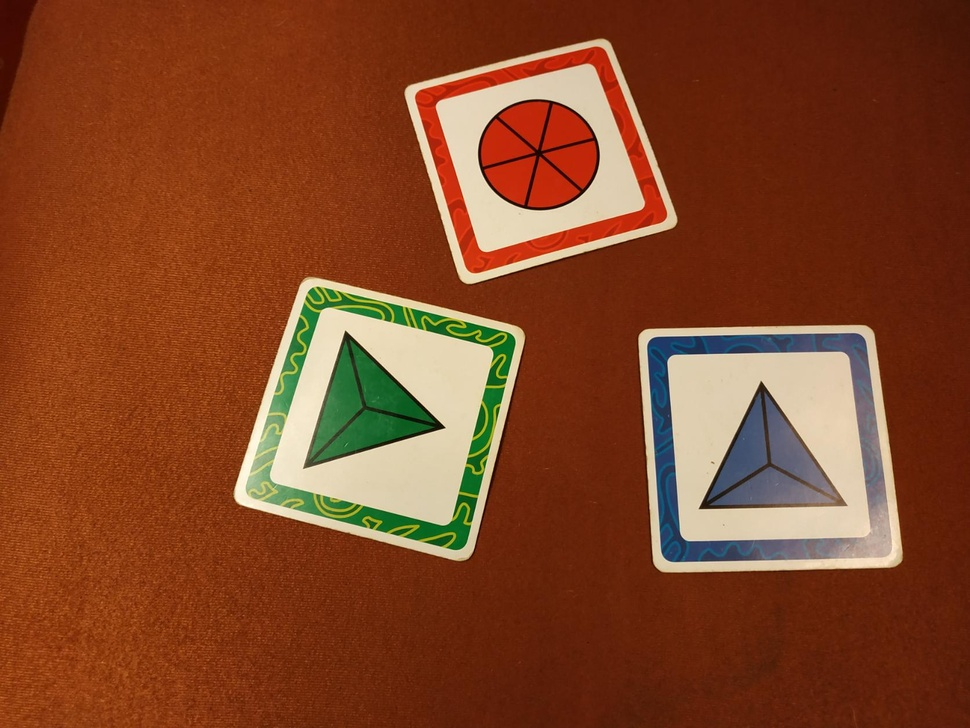
#> input picture images/2tr.jpeg, 970 x 728 px, shrunk from 1673 x 1255 before the run
$ python hu.py   (older library calls are emulated)
#> lines starting #> are read from the running program, lines starting #| are printed output that depends on the picture; after the words box and inside, x2 and y2 are one past the last pixel; in counts of white or black regions, pixels touching at a corner belong together; long printed decimals are rounded
#> in main, im is the input picture: shape (728, 970, 3); mean B, G, R 38.1, 68.9, 129.1
import cv2
import matplotlib.pyplot as plt
import numpy as np

momentsWithContours = []


def getAllHuMoments(image):
    if image is not None:
        image = cv2.cvtColor(image, cv2.COLOR_BGR2GRAY)
        a = cv2.HuMoments(cv2.moments(image)).flatten()
        if a.all() == 0:
            return []
        # return a
        return -np.sign(a) * np.log10(np.abs(a))
    return []


def getContoursToDraw():
    toReturn = []
    for i, this in enumerate(momentsWithContours):
        for j, other in enumerate(momentsWithContours):
            if i == j:
                continue
            if theSame(this[0], other[0]):
                toReturn.append(this[1])
                toReturn.append(other[1])
    return toReturn


def theSame(one, two):
    tolerance = 1
    for a, b in zip(one[:-1], two[:-1]):
        x = abs(a-b)
        y = tolerance
        if x > y:
            return False
    return True


def cropMinAreaRect(img, rect):
    angle = rect[2]
    rows, cols = img.shape[0], img.shape[1]
    M = cv2.getRotationMatrix2D((cols / 2, rows / 2), angle, 1)
    img_rot = cv2.warpAffine(img, M, (cols, rows))

    box = cv2.boxPoints(rect)
    pts = np.int0(cv2.transform(np.array([box]), M))[0]
    pts[pts < 0] = 0

    img_crop = img_rot[pts[1][1]:pts[0][1],
               pts[1][0]:pts[2][0]]

    return img_crop


def getAllCards(image):
    imgray = cv2.cvtColor(image, cv2.COLOR_BGR2GRAY)
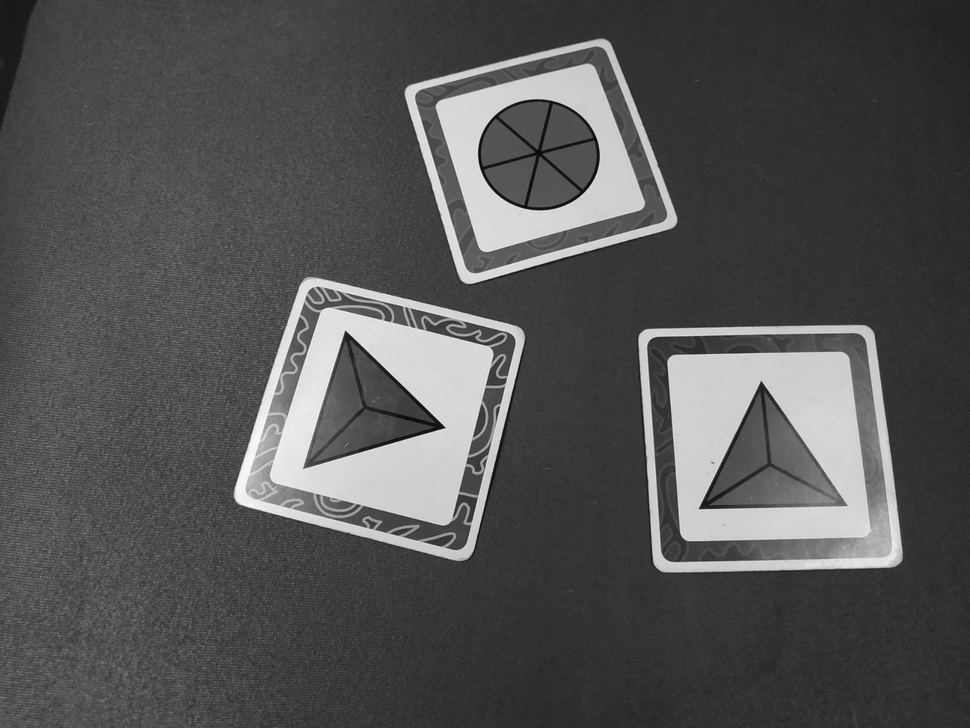
#> imgray: shape (728, 970); min 5, max 252, mean 83.4
    ret, thresh = cv2.threshold(imgray, 140, 255, 0)
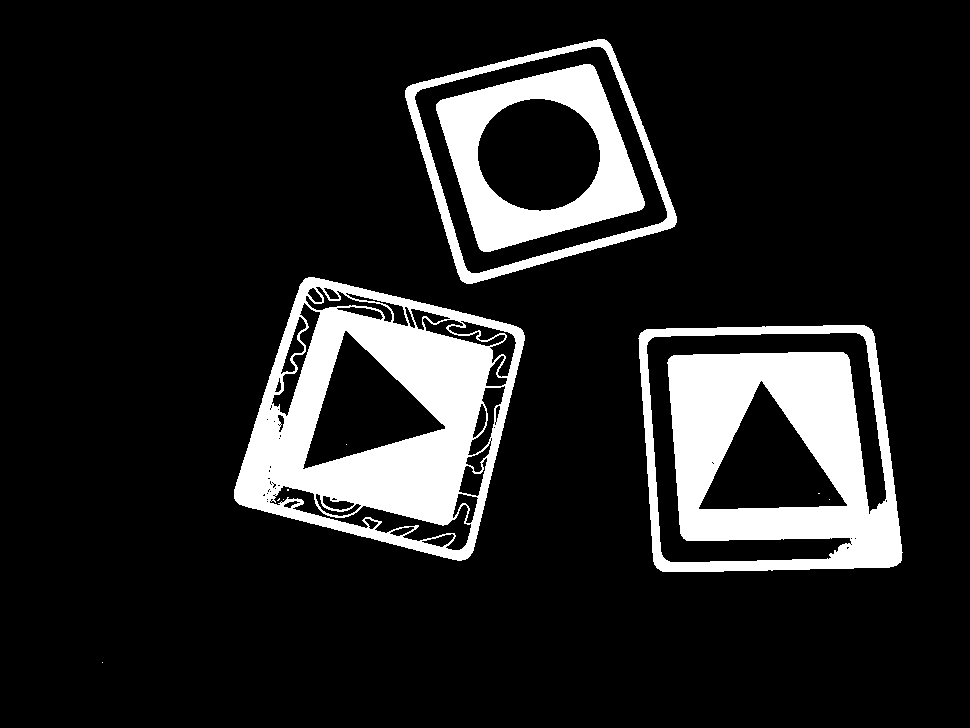
#> thresh: shape (728, 970); 13.5% white; 11 white regions (7 under 20 px)
    _, contours, _ = cv2.findContours(thresh, cv2.RETR_EXTERNAL, cv2.CHAIN_APPROX_SIMPLE)
#> contours = 4 contours, 1 with area under 20; largest, box (x1, y1, x2, y2) and area: (638, 325, 903, 572) 58707, (234, 277, 525, 561) 57226, (405, 39, 677, 284) 44624
    allCards = []
    for contour in contours:
        rect = cv2.minAreaRect(contour)
        croppedCard = cropMinAreaRect(image, rect)
        allCards.append((rect, croppedCard,cv2.boundingRect(contour)))
#> in cropMinAreaRect, `angle = rect[2]`: angle = -90
#> in cropMinAreaRect, `rows, cols = img.shape[0], img.shape[1]`: rows = 728; cols = 970
#> in cropMinAreaRect, `M = cv2.getRotationMatrix2D((cols / 2, rows / 2), angle, 1)`: M = [[6.12e-17, -1, 849], [1, 6.12e-17, -121]]
#> in cropMinAreaRect, `img_rot = cv2.warpAffine(img, M, (cols, rows))`:
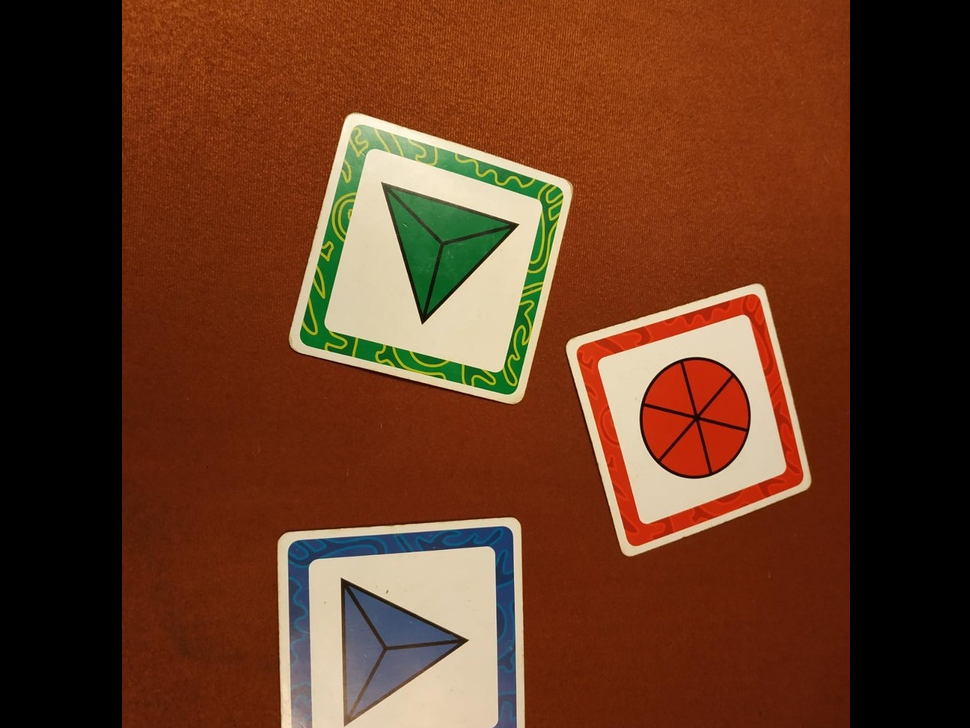
#> img_rot: shape (728, 970, 3); mean B, G, R 32.9, 56, 98.9
#> in cropMinAreaRect, `box = cv2.boxPoints(rect)`: box = [[102, 662], [102, 662], [102, 662], [102, 662]]
#> in cropMinAreaRect, `pts = np.int0(cv2.transform(np.array([box]), M))[0]`: pts = [[187, -19], [187, -19], [187, -19], [187, -19]]
#> in cropMinAreaRect (call 2), `angle = rect[2]`: angle = -2.86
#> in cropMinAreaRect (call 2), `rows, cols = img.shape[0], img.shape[1]`: rows = 728; cols = 970
#> in cropMinAreaRect (call 2), `M = cv2.getRotationMatrix2D((cols / 2, rows / 2), angle, 1)`: M = [[0.999, -0.0499, 18.78], [0.0499, 0.999, -23.77]]
#> in cropMinAreaRect (call 2), `img_rot = cv2.warpAffine(img, M, (cols, rows))`:
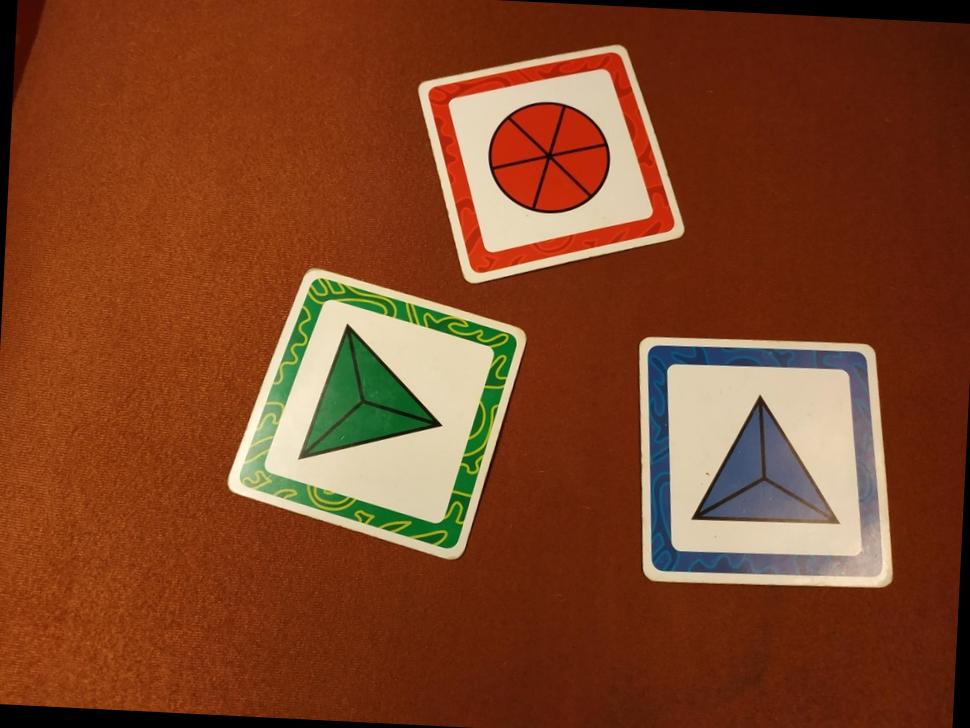
#> img_rot: shape (728, 970, 3); mean B, G, R 37.8, 68, 126.4
#> in cropMinAreaRect (call 2), `box = cv2.boxPoints(rect)`: box = [[650, 578.9], [637.6, 329.4], [890.2, 316.8], [902.7, 566.3]]
#> in cropMinAreaRect (call 2), `pts = np.int0(cv2.transform(np.array([box]), M))[0]`: pts = [[639, 586], [639, 337], [892, 337], [892, 586]]
    return allCards


def main():
    file = "images/2tr.jpeg"
    im = cv2.imread(file)
    subplotValue = 141
    for rect, card, (x,y,w,h) in getAllCards(im):

        if w < 10 or h < 10:
            continue

        moments = getAllHuMoments(card)

        if len(moments) == 0:
            continue
        print(moments)
        print()

        momentsWithContours.append([moments, (x, y, w, h)])
        cv2.rectangle(im, (x, y), (x + w, y + h), (0, 100, 100), 2)

        y0, dy = y, 20
        for i, line in enumerate(moments):
            y = y0 + i * dy
            cv2.putText(im, str(line), (x-100, y), cv2.FONT_HERSHEY_SIMPLEX, 0.5, (0, 255, 0))

        try:
            plt.subplot(subplotValue)
            plt.xticks([])
            plt.yticks([])
            plt.imshow(card)
            subplotValue += 1
        except ValueError:
            pass
#> this loop made 4 passes
#> (rect, x, w, h, moments, y0) on passes 2 to 4: (((770.1, 447.9), (253, 249.8), -2.86), 638, 265, 247, [2.97, 8.09, 11.6, 11.85, 24.19, -15.91, 23.59], 325), (((379.3, 416.2), (242.3, 246.7), -75.96), 234, 291, 284, [2.98, 8.48, 11.64, 12.87, -25.14, -17.35, 25.67], 277), (((540.4, 156.3), (229.5, 208), -15.45), 405, 272, 245, [2.91, 7.88, 11.36, 12.06, -24.16, 16.57, 23.8], 39)
#> (rect, card, x, w, h) on pass 1: (((102, 662), (0, 0), -90), empty array, 102, 1, 1)
#| [  2.969   8.093  11.597  11.850  24.190
#|  -15.911  23.586]
#| [  2.980   8.482  11.641  12.867  -25.139
#|  -17.348  25.669]
#| [  2.907    7.875   11.364  12.056 -24.157
#|   16.569  23.805]
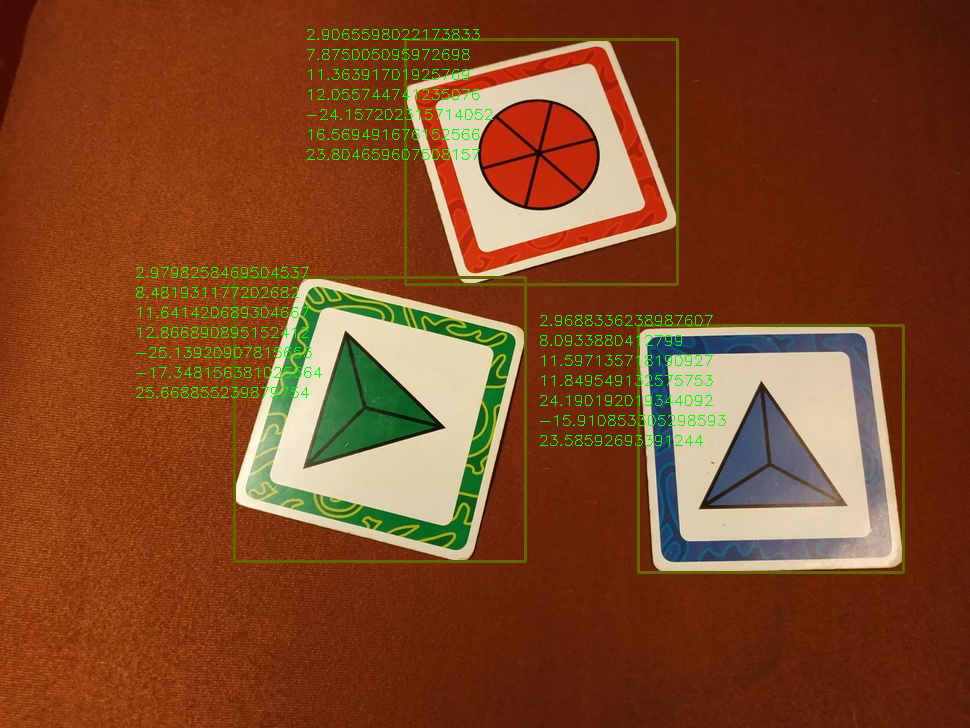
#> im: shape (728, 970, 3); 2.57% of pixels changed, all inside (x1, y1, x2, y2) = (136, 29, 905, 574)
#> after the loop, momentsWithContours = [[[2.97, 8.09, 11.6, 11.85, 24.19, -15.91, 23.59], (638, 325, 265, 247)], [[2.98, 8.48, 11.64, 12.87, -25.14, -17.35, 25.67], (234, 277, 291, 284)], [[2.91, 7.88, 11.36, 12.06, -24.16, 16.57, 23.8], (405, 39, 272, 245)]]; subplotValue = 144

    contoursToDraw = getContoursToDraw()
#> the loop in getContoursToDraw, `for i, this in enumerate(momentsWithContours):` made 3 passes
#> after the loop in getContoursToDraw, `for i, this in enumerate(momentsWithContours):`: toReturn = []
#> contoursToDraw = []
    for (x, y, w, h) in contoursToDraw:
        cv2.rectangle(im, (x, y), (x + w, y + h), (0, 255, 0), 2)
#> this loop made 0 passes


    plt.subplot(subplotValue)
    plt.xticks([])
    plt.yticks([])
    plt.imshow(im)
    plt.savefig("kolory4.png")
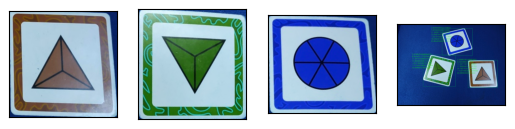
#> figure drawn by matplotlib, 4 panels; B, G, R data is drawn as R, G, B
    plt.show()
    cv2.imshow('image', im)
    cv2.waitKey(0)
    cv2.destroyAllWindows()


main()

$ run again, with images/2kola.jpeg copied over images/2tr.jpeg
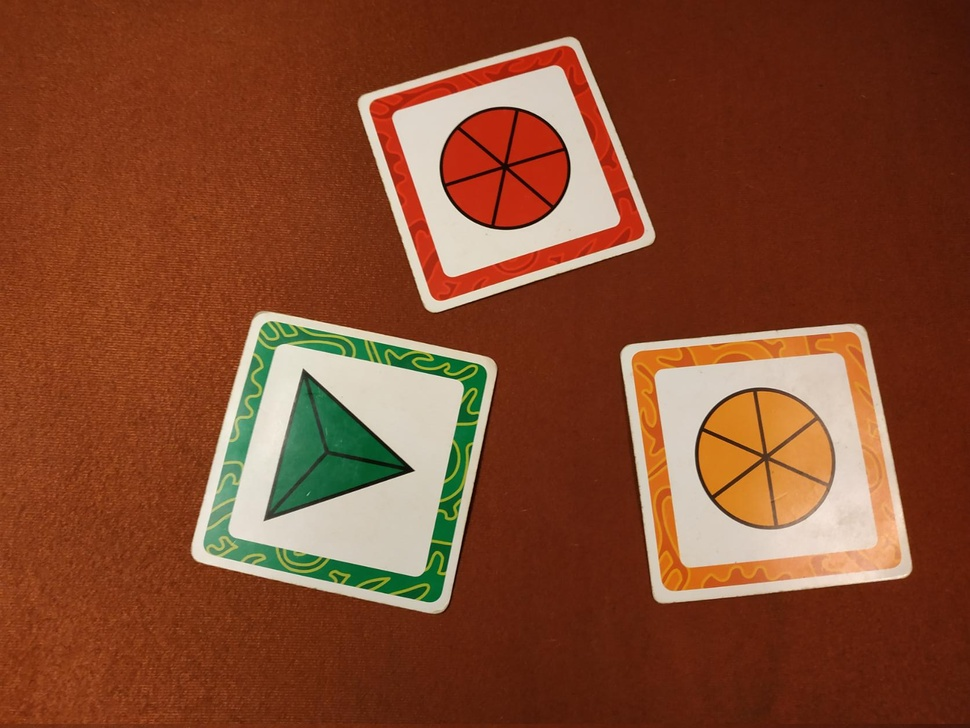
#> input picture images/2kola.jpeg, 970 x 728 px, shrunk from 1673 x 1255 before the run
#> in main, im is the input picture: shape (728, 970, 3); mean B, G, R 45.5, 72.6, 130.2
#> in getAllCards, `ret, thresh = cv2.threshold(imgray, 140, 255, 0)`:
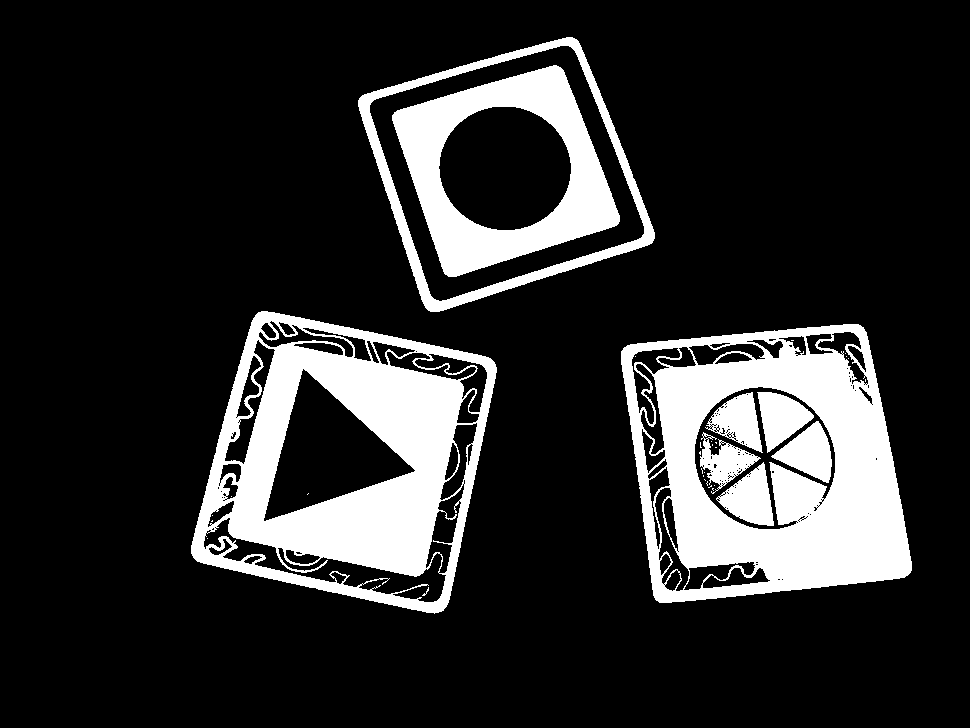
#> thresh: shape (728, 970); 17.4% white; 35 white regions (26 under 20 px)
#> contours = 3 contours; box (x1, y1, x2, y2) and area: (191, 311, 497, 614) 66982, (621, 324, 912, 603) 65674, (358, 37, 655, 312) 53277
#> angle = -7.84
#> rows = 728; cols = 970
#> M = [[0.991, -0.136, 54.15], [0.136, 0.991, -62.72]]
#> box = [[655.1, 611.6], [618.5, 345.6], [876.5, 310], [913.1, 576.1]]
#> pts = [[619, 632], [619, 363], [880, 363], [880, 632]]
#> the loop in main, `for rect, card, (x,y,w,h) in getAllCards(im): ` made 3 passes
#> (rect, x, w, h, moments, y0) on passes 1 to 3: (((765.8, 460.8), (260.4, 268.6), -7.84), 621, 291, 279, [3.01, 8.29, 12.02, 12.05, -24.1, 16.3, 24.83], 324), (((343.8, 460.2), (263.2, 263.8), -78), 191, 306, 303, [2.97, 8.91, 12.02, 13.27, 25.99, 17.74, 26.2], 311), (((505.9, 169.5), (244.5, 229.9), -17.59), 358, 297, 275, [2.91, 8.21, 11.5, 12.21, -24.35, 17.49, 24.13], 37)
#> (printed output is left out)
#> after the loop in main, `for rect, card, (x,y,w,h) in getAllCards(im):`: momentsWithContours = [[[3.01, 8.29, 12.02, 12.05, -24.1, 16.3, 24.83], (621, 324, 291, 279)], [[2.97, 8.91, 12.02, 13.27, 25.99, 17.74, 26.2], (191, 311, 306, 303)], [[2.91, 8.21, 11.5, 12.21, -24.35, 17.49, 24.13], (358, 37, 297, 275)]]; subplotValue = 144
#> the loop in getContoursToDraw, `for i, this in enumerate(momentsWithContours):` made 3 passes
#> after the loop in getContoursToDraw, `for i, this in enumerate(momentsWithContours):`: toReturn = []
#> in main, `plt.savefig("kolory4.png")`:
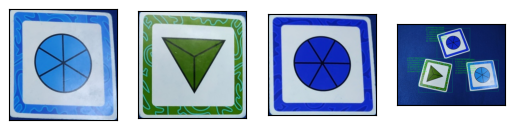
#> figure drawn by matplotlib, 4 panels; B, G, R data is drawn as R, G, B
